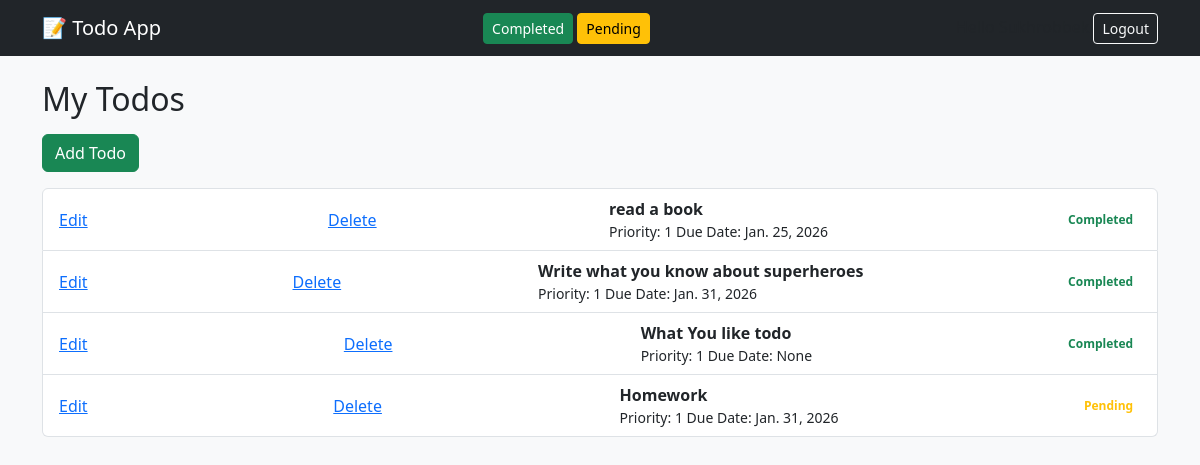
The app's page /todos/ (signed in), older data.
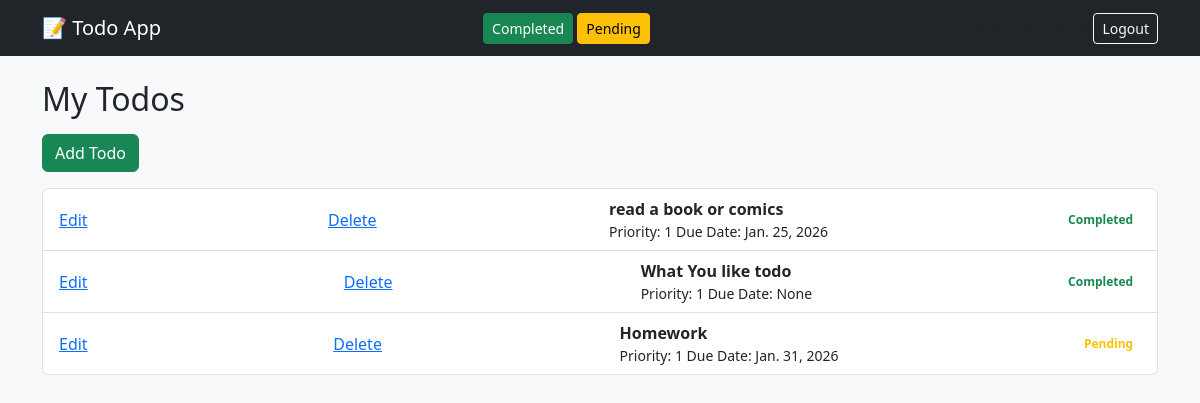
The same page, newer data.
### todoApp/models.py (models this page shows, shortened)
class Todo(models.Model):
    user = models.ForeignKey(User, on_delete=models.CASCADE, null=True)
    title = models.CharField(max_length=40)
    description = models.TextField()
    priority =  models.IntegerField(default=1)
    due_date = models.DateField(null=True, blank=True)
    is_completed = models.BooleanField(default=False)
    created_at = models.DateTimeField(auto_now_add=True)

### todoApp/views.py (the view)
# urls.py: path('todos/', todo_list, name='todo_list'),
@login_required
def todo_list(request):
    todos = Todo.objects.all()
    return render(request, 'todoApp/todo_list.html' , {'todos': todos})

### todoApp/templates/todoApp/todo_list.html
{% extends 'todoApp/base.html' %}
{% block content %}
<h2 class="mb-3"> My Todos</h2>
{% if todos%}
      <a href="{% url 'add_todo' %}" class="btn btn-success mb-3"> Add Todo</a>
     <ul class="list-group">
        {%for todo in todos%}
             <li class="list-group-item d-flex justify-content-between align-items-center">
               <a href="{% url 'update_todo' todo.id %}" class="btn-sm btn-outline-primary">Edit</a>
               <a href="{% url 'delete_todo' todo.id %}" class="btn-sm btn-outline-danger ms-2">Delete</a>
                <div>
                    <strong>{{todo.title}}</strong><br>
                    <small>
                        Priority: {{todo.priority}}
                        Due Date: {{todo.due_date}}
                     </small>
                </div>
                {% if todo.is_completed %}
                    <span class="badge text-success">Completed</span>
                {% else %}
                   <span class="badge text-warning"> Pending</span>
                {% endif %}
             </li>
        {% endfor %}
    </ul>
{% else %}
   <p class="text-muted">No task yet</p>
{% endif %}
{% endblock %}

### todoApp/templates/todoApp/base.html (shortened to what this page needs)
<html>
    <head>
        <link href="https://cdn.jsdelivr.net/npm/bootstrap@5.3.8/dist/css/bootstrap.min.css"
        rel="stylesheet"
>
    </head>
    <body class="bg-light">
    <nav class="navbar navbar-dark bg-dark mb-4">
        <div class="container">
            <a href="{% url 'todo_list' %}" class="navbar-brand">📝 Todo App</a>
             <div>
                <a href="{% url 'completed_todos' %}" class = "btn btn-success btn-sm">Completed</a>
                <a href="{% url 'pending_todos' %}" class="btn btn-warning btn-sm">Pending</a>
             </div>
             <div>
                {% if user.is_authenticated %}
                <span class="">Hello {{user.username}}</span>
                <form action="{% url 'logout' %}" method="post" class="d-inline">
                    <button type="submit" class="btn btn-outline-light btn-sm">
                        Logout
                    </button>
                </form>
                {% else %}
                <a href="{% url 'login' %}" class="btn btn-outline-light btn-sm"> Login</a>
                <a href="{% url 'register' %}" class="btn btn-success btn-sm"> Register</a>
                {% endif %}
             </div>
        </div>
    </nav>
    <div class="container">
        {% block content %}
        {% endblock %}
    </div>
    </body>
</html>

Row changes from the older to the newer data that the page shows:
removed Todo: title "Write what you know about superheroes", priority "1", due_date "Jan. 31, 2026", is_completed "Completed"
changed Todo: title "read a book" → "read a book or comics"
